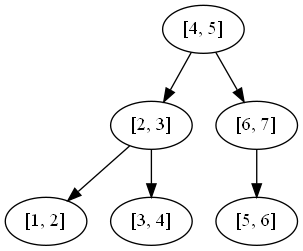

Python code for this plot:
# -*- coding: utf-8 -*-

#from operator import itemgetter
import sys
import matplotlib.pyplot as plt
import pygraphviz as pgv
import numpy as np
# kd-tree: the data structure of every node
class KdNode(object):
    def __init__(self, data, split, left, right):

        self.data    = data    # k-dimension vector node (a sample point of k-dimension space)
        self.split   = split      # integer (the index of split)
        self.left    = left       # the node is in the left of hyprospace
        self.right   = right      # the node is in the right of hyprospace
       
class KdTree(object):
    def __init__(self, data):
        self.k = len(data[0])  # k-dimension
        self.kdTree = None
        self.Graph   = pgv.AGraph(directed=True,strict=True)                        
        self.root    = None
        # self.root = self.CreateNode(0, data)         # Create the kdTree from 0-dimension vector and return the root node

    def CreateNode(self,split, data_set): # based on the split and seperate the dataset to construct KdNode
            if not data_set:  
                return None
            # Operator k is the value of the function, and this data set will return the set of sorted.
            data_set.sort(key=lambda x: x[split])
            split_pos = len(data_set) // 2
            median = data_set[split_pos]        # the point of seperate             
            split_next = (split + 1) % self.k        # cycle coordinates
            
            # Recursion to ceate KdTree
            return KdNode(median, split, 
                          self.CreateNode(split_next, data_set[:split_pos]),     # Create the left subtree
                          self.CreateNode(split_next, data_set[split_pos + 1:])) # Create the right subtree

    def CreatePlot(self,node):
        # print(node.data)
        self.Graph.add_node(node.data)

        if node.left:
            KdTree.CreatePlot(self,node.left)
            self.Graph.add_edge(node.data,node.left.data)
        if node.right:
            KdTree.CreatePlot(self,node.right)
            self.Graph.add_edge(node.data,node.right.data)
    def DrawPlot(self):
        self.Graph.graph_attr['epsilon']='0.01'
        # print A.string() # print dot file to standard output
        self.Graph.write('KdTree.dot')
        self.Graph.layout('dot') # layout with dot
        self.Graph.draw('KdTree.png') # write to file

    def nearest_neighbour_search(self, tree, x):
        self.nearestPoint = None
        self.nearestValue = 0

        def travel(node, depth = 0):
            if node != None:
                n = len(x)
                axis = depth %n
                if x[axis] < node.data[axis]:
                    travel(node.left,  depth+1)
                else:
                    travel(node.right, depth+1)
                
                distNodeAndX = self.dist(x, node.data)
                if (self.nearestPoint == None):
                    self.nearestPoint = node.data
                    self.nearestValue = distNodeAndX
                elif (self.nearestValue > distNodeAndX):
                    self.nearestPoint = node.data
                    self.nearestValue = distNodeAndX
                
                print(node.data,'\t', depth,'\t\t',self.nearestValue,'\t',distNodeAndX)
                if (abs(x[axis] - node.data[axis]) <= self.nearestValue):  # 确定是否需要去子节点的区域去找（圆的判断），对应算法3.3(3)(b)
                    if x[axis] < node.data[axis]:
                        travel(node.right, depth + 1)
                    else:
                        travel(node.left, depth + 1)
        print('Data \t Depth \t Current Nearest Distance \t The Distance From Current Point to Target Point\t')
        travel(tree)        #tree的属性与根结点是一样的，所以可以带入定义方法参数时，里面的node属性
        return self.nearestPoint
        
    def dist(self, x1, x2):
        return ((np.array(x1)-np.array(x2))**2).sum()**0.5
if __name__ == "__main__":
    data = []
    n = int(input("Please input the number of samples: "))
    for i in range(n):
        input_ = list(map(int,input().split()))
        data.append(input_)
    #data = [[2,3],[5,4],[9,6],[4,7],[8,1],[7,2]]
    kdtree = KdTree(data)
    tree = kdtree.CreateNode(0,data)
    # preorder(kd.root)
    print(tree)
    kdtree.CreatePlot(tree)
    kdtree.DrawPlot()
    nearestPoint = kdtree.nearest_neighbour_search(tree,[1,2])
    print(nearestPoint)
